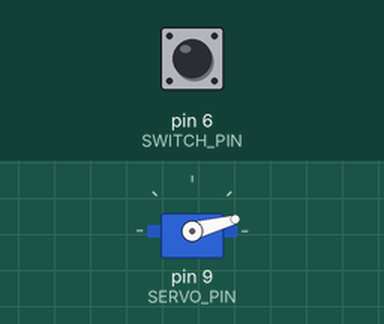
Simulated run of this sketch. Board: Arduino Uno, built with avr-gcc and run on an emulated ATmega328P. Parts: servo. The test bench sets the inputs (shaded band); at power-on: pin 6 (SWITCH_PIN) HIGH. Random numbers use the default seed unless the sketch sets one; what the sketch prints to the serial monitor is not drawn.

Above: at 1.2 s.
1.3 s: pin 6 (SWITCH_PIN) pulled LOW for 0.15 s
At 1.76 s:
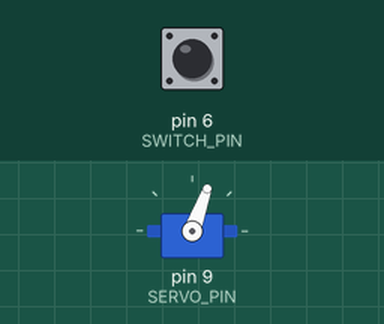
4.3 s: pin 6 (SWITCH_PIN) pulled LOW for 3.2 s
At 5.07 s:
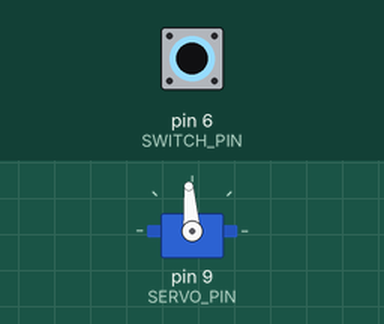
9.0 s: pin 6 (SWITCH_PIN) pulled LOW for 1 s
At 11.9 s:
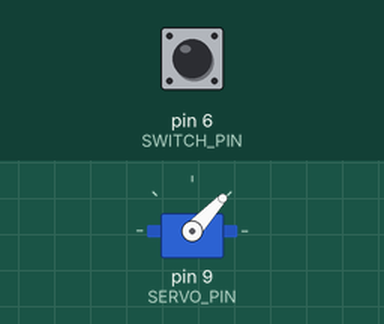
12.0 s: pin 6 (SWITCH_PIN) pulsed LOW 5 times (0.12 s each, 0.3 s apart)
Timing chart, 0 to 16.1 s (numbered marks = the images above; inputs shaded):
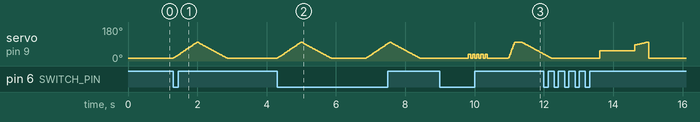

The sketch:

uselessbox.ino
```cpp
/*
  Useless Box by Oscar Gonzalez
  August 2016 - BricoGeek.com
*/

#include <Servo.h>

Servo myservo;
#define SERVO_PIN     9
#define SERVO_MIN     15
#define SERVO_MAX     100

#define SWITCH_PIN    6

static void movFunc01() {
  Serial.println("Function 01");
  delay(400);
  myservo.write(55);
  delay(800);
  for (int pos = SERVO_MAX-SERVO_MIN; pos <= SERVO_MAX ; pos += 1) {
    // in steps of 1 degree
    myservo.write(pos);
    delay(15);
  }
  myservo.write(SERVO_MIN);
}
void movFunc02() {
  Serial.println("Function 02");
  delay(400);
  myservo.write(55);
  delay(1000);
  for (int pos = SERVO_MAX-SERVO_MIN; pos <= SERVO_MAX ; pos += 1) {
    // in steps of 1 degree
    myservo.write(pos);
    delay(25);
  }
  myservo.write(SERVO_MIN);
}
void movFunc03() {
  Serial.println("Function 02");
  delay(200);
  for (int pos = SERVO_MIN; pos <= 60 ; pos += 1) {
    // in steps of 1 degree
    myservo.write(pos);
    delay(10);
  }
  delay(900);
  for (int pos = 60; pos <= SERVO_MAX ; pos += 1) {
    // in steps of 1 degree
    myservo.write(pos);
    delay(20);
  }

  for (int pos = SERVO_MAX; pos >= SERVO_MIN ; pos -= 1) {
    // in steps of 1 degree
    myservo.write(pos);
    delay(45);
  }
  myservo.write(SERVO_MIN);
}
void movFunc04() {
  delay(400);
  for (int j=0 ; j<5 ; j++)
  {
    myservo.write(SERVO_MIN+20); delay(60);
    myservo.write(SERVO_MIN); delay(60);
  }
  delay(550);
  for (int pos = SERVO_MIN; pos <= SERVO_MAX ; pos += 1) {
    // in steps of 1 degree
    myservo.write(pos);
    delay(2);
  }
  delay(200);

  for (int pos = SERVO_MAX; pos >= SERVO_MIN ; pos -= 1) {
    // in steps of 1 degree
    myservo.write(pos);
    delay(10);
  }
}
void movFunc05() {
  for (int pos = SERVO_MIN; pos <= SERVO_MAX ; pos += 1) {
    // in steps of 1 degree
    myservo.write(pos);
    delay(8);
  }
  for (int pos = SERVO_MAX; pos >= SERVO_MIN ; pos -= 1) {
    // in steps of 1 degree
    myservo.write(pos);
    delay(10);
  }
}

void setup() {

  pinMode(SERVO_PIN, OUTPUT);
  pinMode(SWITCH_PIN, INPUT_PULLUP);

  Serial.begin(9600);

  myservo.attach(SERVO_PIN);
  myservo.write(SERVO_MIN);

  randomSeed(analogRead(0));
  Serial.println("Useless Box");
}

void loop() {

   if (!digitalRead(SWITCH_PIN))
   {
      int rnd = random(0, 5);

      switch (rnd)
      {
        case 0: { movFunc01(); }; break;
        case 1: { movFunc02(); }; break;
        case 2: { movFunc03(); }; break;
        case 3: { movFunc04(); }; break;
        case 4: { movFunc05(); }; break;
      }
      delay(1000);
   }


}
```

Measured:
- after the input at 1.3 s, servo on pin 9 (SERVO_PIN): rises from 15° to 100° in 0.68 s, then falls to 15° in 0.87 s
